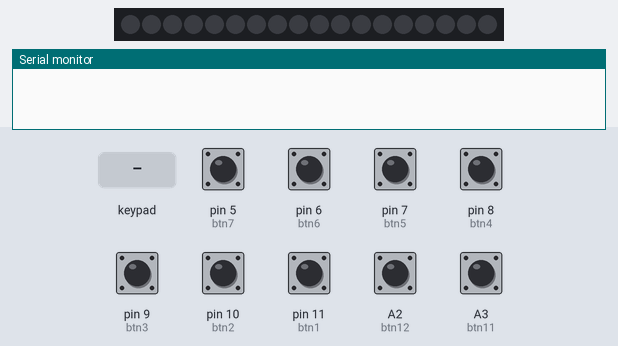
A sketch run on a simulated Arduino Mega 2560, built with avr-gcc and run on an emulated ATmega2560. Parts: 18 RGB LEDs in strip order, left to right, the last lines printed to the serial monitor. The inputs (shaded band) are chosen by the test bench; at power-on: A2 (btn12), A3 (btn11), pin 5 (btn7), pin 6 (btn6), pin 7 (btn5), pin 8 (btn4), pin 9 (btn3), pin 10 (btn2), pin 11 (btn1) HIGH. Dim RGB values are drawn brighter than linear.

Above: at 1.4 s.
1.5 s: pin 11 (btn1) pulled LOW for 0.15 s
At 1.51 s:
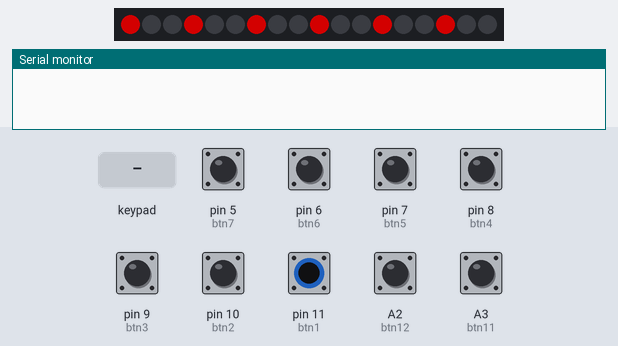
2.2 s: key '#' pressed
At 3.9 s:
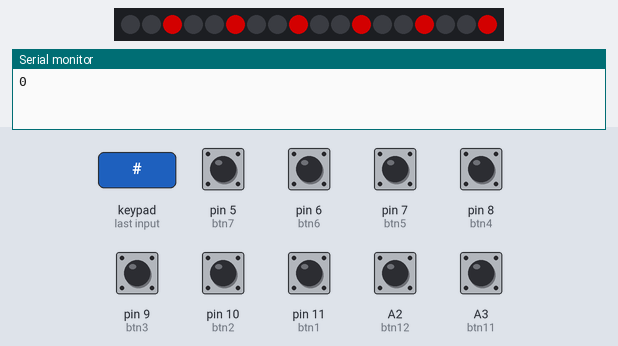
Timing chart, 0 to 5.4 s (numbered marks = the images above; inputs shaded):
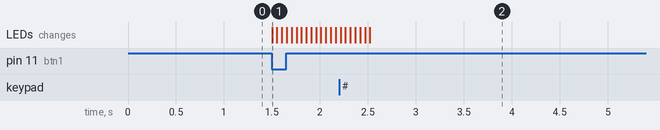

Measured:
- after the input at 1.5 s, the LEDs: change at once (image 1)

The sketch:

wic_piano.ino
```cpp
#include <Adafruit_NeoPixel.h>

/*
 Music Art Robot v1.0 (2012.May.30)
 ---------------------------------------------------------
 아두이노 + MIDI악기쉴드 이용한 DIY 건반악기 예제소스 (Arduino 1.0 호환)
 ---------------------------------------------------------
 http://RoboBob.co.kr
 ---------------------------------------------------------
 */
#include <Keypad.h>
#include <SoftwareSerial.h>

#define PIXEL_PIN    24    // Digital IO pin connected to the NeoPixels.
#define PIXEL_COUNT 18

#define btn1  11  // 버튼1의 아두이노 핀번호 정의
#define btn2  10  // 버튼2의 아두이노 핀번호 정의
#define btn3  9   // 버튼3의 아두이노 핀번호 정의
#define btn4  8   // 버튼4의 아두이노 핀번호 정의
#define btn5  7   // 버튼5의 아두이노 핀번호 정의
#define btn6  6   // 버튼6의 아두이노 핀번호 정의
#define btn7  5   // 버튼7의 아두이노 핀번호 정의
// 3:midi rx , 4:midi reset  아두이노 핀 3번 4번은 이미 사용중
#define btn8  2  // 버튼8의 아두이노 핀번호 정의
                  //(SoftSerial에서 Rx핀으로 선언되지만 재 세팅 후 버튼용으로 사용)

#define btn11 A3  // 버튼11의 아두이노 핀번호 정의
#define btn12 A2  // 버튼12의 아두이노 핀번호 정의
#define btn13 A1

#define defaultPatch 15 //악기 초기화 버튼 설정 악기번호

SoftwareSerial mySerial(2, 3); //SW시리얼핀 정의 D3이 MIDI신호 전송용,  D2는 미사용

byte note = 0; //The MIDI연주될 note(음계)
byte resetMIDI = 4; // VS1053 Reset용 핀
byte ledPin = 13; //MIDI 트래픽 표시용 LED

const byte ROWS = 4;
const byte COLS = 4;
byte value = 0;
char hexaKeys[ROWS][COLS] = {
  {'1', '2', '3', 'A'},
  {'4', '5', '6', 'B'},
  {'7', '8', '9', 'C'},
  {'*', '0', '#', 'D'}
};

byte rowPins[ROWS] = {14, 15, 16 ,17};
byte colPins[COLS] = {18, 19, 20, 21};

Keypad customKeypad= Keypad(makeKeymap(hexaKeys), rowPins, colPins, ROWS, COLS);

Adafruit_NeoPixel strip = Adafruit_NeoPixel(PIXEL_COUNT, PIXEL_PIN, NEO_GRB + NEO_KHZ800);
//bool oldState = t;

boolean bs1 = false;  // 버튼1의 현재상태(눌림 or 안눌림)
boolean bs2 = false;  // 이하, 위와 유사
boolean bs3 = false;
boolean bs4 = false;
boolean bs5 = false;
boolean bs6 = false;
boolean bs7 = false;
boolean bs8 = false;
boolean bs11 = false;
boolean bs12 = false;

boolean br1 =0;  // 버튼1 상태 확인용 입력값 임시저장용
boolean br2 =0;  // 이하, 위와 유사
boolean br3 =0;
boolean br4 =0;
boolean br5 =0;
boolean br6 =0;
boolean br7 =0;
boolean br8 =0;
boolean br11 =0;
boolean br12 =0;

int patch = 0; //악기 대응, 연주될 악기 종류 (0~127: 기본 128 가지 선택가능)

int bn1 = 60; //버튼1의  note(음계)  가령 "도"  0~127까지 지정가능 (정확한 음계 설정은 MIDI관련정보참고)
int bn2 = 62; //버튼2의  note(음계)  가령 "레"
int bn3 = 64; //버튼3의  note(음계)  가령 "미"
int bn4 = 65; //버튼4의  note(음계)  가령 "파"
int bn5 = 67; //버튼5의  note(음계)  가령 "솔"
int bn6 = 69; //버튼6의  note(음계)  가령 "라"
int bn7 = 71; //버튼7의  note(음계)  가령 "시"
int bn8 = 72; //버튼8의  note(음계)  가령 "도~"

byte byteData;

//cylinder
int ledPins[] = {24,25,26,27,28,29,30,31,32,33,34,35,36,37,38,39,40,41,42,43,44,45,46,47,48,49,50,51};
// Defines an array to store the pin numbers
// the pinMode() functions below.

int delayTime = 100; // to pause between LEDs
int velocity_music = 200;
//int sensorValue = 0;

void setup() {
  Serial.begin(9600);

  strip.begin();
  strip.show(); // Initialize all pixels to 'off'


  //미디컨트롤을 위한 소프트웨어 시리얼을 준비합니다.
  mySerial.begin(31250);
//  mySerial2.begin(57600);

  //VS1053를 초기화하고 사용할 준비를 합니다.
  pinMode(resetMIDI, OUTPUT);
  digitalWrite(resetMIDI, LOW);
  delay(100);
  digitalWrite(resetMIDI, HIGH);
  delay(100);

  pinMode( btn1, INPUT_PULLUP);      // 버튼1 입력용 핀모드를  입력모드로 전환
  digitalWrite( btn1, HIGH);  // 내부 PullUp 설정, 스위치의 나머지 한선은 GND에 물리면 됩니다.(초간단)

  pinMode( btn2, INPUT);      // 이하, 위와 유사
  digitalWrite( btn2, HIGH);

  pinMode( btn3, INPUT);
  digitalWrite( btn3, HIGH);
  pinMode( btn4, INPUT);
  digitalWrite( btn4, HIGH);
  pinMode( btn5, INPUT);
  digitalWrite( btn5, HIGH);
  pinMode( btn6, INPUT);
  digitalWrite( btn6, HIGH);
  pinMode( btn7, INPUT);
  digitalWrite( btn7, HIGH);
  pinMode( btn8, INPUT);
  digitalWrite( btn8, HIGH);
  pinMode( btn11, INPUT);
  digitalWrite( btn11, HIGH);
  pinMode( btn12, INPUT);
  digitalWrite( btn12, HIGH);

  //cylinder
  /*for(int j = 0; j < 28; j++){
    pinMode(ledPins[j],OUTPUT);
  }
  */
}

void loop() {

    br1 = digitalRead(btn1);
    br2 = digitalRead(btn2);
    br3 = digitalRead(btn3);
    br4 = digitalRead(btn4);
    br5 = digitalRead(btn5);
    br6 = digitalRead(btn6);
    br7 = digitalRead(btn7);
    br8 = digitalRead(btn8);
    br11 = digitalRead(btn11);
    br12 = digitalRead(btn12);
    //sensorValue = analogRead(btn8);

    //bool newState = digitalRead(btn1);
  // Set the last button state to the old state.
//   oldState = newState;

   if( !bs1 && !br1 ){
     noteOn(0, bn1,velocity_music);
     theaterChecker();
     //theaterChase(strip.Color(127, 0, 0), 50);
     bs1 = true;
   }else if(bs1 && br1){
     noteOff(0, bn1,0);
     //theaterChase(strip.Color(0, 0, 0), 50);
     bs1 = false;
   }

   if( !bs2 && !br2 ){
     noteOn(0, bn2,velocity_music);
     bs2 = true;
   }else if(bs2 && br2){
     noteOff(0, bn2,0);

     bs2 = false;
   }
   if( !bs3 && !br3 ){
     noteOn(0, bn3,velocity_music);
     bs3 = true;
   }else if(bs3 && br3){
     noteOff(0, bn3,0);
     bs3 = false;
   }
   if( !bs4 && !br4 ){
     noteOn(0, bn4, velocity_music);
     bs4 = true;
   }else if(bs4 && br4){
     noteOff(0, bn4,0);
     bs4 = false;
   }
   if( !bs5 && !br5 ){
     noteOn(0, bn5,velocity_music);
     bs5 = true;
   }else if(bs5 && br5){
     noteOff(0, bn5,0);
     bs5 = false;
   }
   if( !bs6 && !br6 ){
     noteOn(0, bn6,velocity_music);
     bs6 = true;
   }else if(bs6 && br6){
     noteOff(0, bn6,0);
     bs6 = false;
   }
   if( !bs7 && !br7 ){
     noteOn(0, bn7,velocity_music);
     bs7 = true;
   }else if(bs7 && br7){
     noteOff(0, bn7,0);
     bs7 = false;
   }

   /*if(sensorValue >= 10 && sensorValue < 20){
     noteOn(0, bn8, velocity_music);
   }
   else{
     noteOff(0, bn8, 0);
   }
   */


   if( !bs8 && !br8 ){
     noteOn(0, bn8,velocity_music);
     bs8 = true;
   }else if(bs8 && br8){
     noteOff(0, bn8,0);
     bs8 = false;
   }

   char customKey = customKeypad.getKey();
   if (customKey != NO_KEY){
      if ( (customKey >= '0') && (customKey<= '9') )
      {
       patch = patch *10;
       patch = patch + customKey -'0';
      }
      if (customKey == '#' )
      {

        if(patch < 128 && patch >= 0)
        {
         //do stuff with value
         //for demonstration purposes, for now we'll just print it
         talkMIDI(0xc0, patch, 0);
         Serial.println(patch);
        }
        patch=0;//Now reset ready for next input
        for(int index = 0; index <= 27; index = ++index)
        // step through the LEDs, from 0 to 7
        {
          digitalWrite(ledPins[index], HIGH);  // turn LED on
        }
          delay(1000);
        for(int index = 0; index <= 27; index = ++index)
        // step through the LEDs, from 0 to 7
        {
          digitalWrite(ledPins[index], LOW);
        }


       }

    }
   if( !bs11 && !br11 ){
     //bank 0x78(drum)
     talkMIDI(0xb0, 0, 0x78);
     talkMIDI(0xb0,20, 0);
     talkMIDI(0xc0, patch, 0);
     bs11 = true;
   }else if(bs11 && br11){
     bs11 = false;
   }

   if( !bs12 && !br12 ){
     //bank MSB 0, default instruments
     patch = defaultPatch;
     talkMIDI(0xb0, 0, 0);
     talkMIDI(0xb0,20, 0);
     talkMIDI(0xc0, patch, 0);
     bs12 = true;
   }else if(bs12 && br12){
     bs12 = false;
   }


  //*************** MIDI LOOPBACK ******************//
  if(Serial.available() > 0)
  {
    byteData =  Serial.read();
    mySerial.write( byteData);
  }

//oneAfterAnother();  // Light up all the LEDs in turn
  //oneOnAtATime(); // Turn on one LED at a time
// pingPong();  // change direction
  //marquee(); // Chase lights3
 //randomLED();  // Blink LEDs randomly
//  midiLED();


}

//노트 온 미디 메세지를 송출합니다. 버튼이 눌린상태와 같습니다.
//채널 범위는 0-15 입니다.
void noteOn(byte channel, byte note, byte attack_velocity) {
  talkMIDI( (0x90 | channel), note, attack_velocity);
}

//노트 오프 미디 메세지를 송출합니다. 버튼이 눌리지 않은 상태와 같습니다.
void noteOff(byte channel, byte note, byte release_velocity) {
  talkMIDI( (0x80 | channel), note, release_velocity);
}


void talkMIDI(byte cmd, byte data1, byte data2) {
  digitalWrite(ledPin, HIGH);
  mySerial.write(cmd );
  mySerial.write(data1 );

  //모든 명령은 1바이트를 지니며, 모든 cmds는   0xBn보다  2 데이터 바이트를 덜 지닙니다.
  //(sort of: http://253.ccarh.org/handout/midiprotocol/)
  if( (cmd & 0xF0) <= 0xB0)
    mySerial.write(data2 );

  digitalWrite(ledPin, LOW);
}

void theaterChecker(){
  int index, i;
  //BUTTON PRESSED
  int buttonarray[] = {11,10,9,8,7,6,5,2};
  /*for(i = 0; i < 8; i++){
    if(digitalRead(buttonarray[i]) == 0){
      theaterChase(strip.Color(127, 0, 0), 50);
    }
    */
  if(digitalRead(buttonarray[0]) == 0){

    theaterChase(strip.Color(127, 0, 0), 50);
  }

  /*else{
    theaterChase(strip.Color(127, 127, 127), 50);
  }
  */
}

//Theatre-style crawling lights.
void theaterChase(uint32_t c, uint8_t wait) {
  for (int j=0; j< 7; j++) {  //do 10 cycles of chasing
    for (int q=0; q < 3; q++) {
      for (int i=0; i < strip.numPixels(); i=i+3) {
        strip.setPixelColor(i+q, c);    //turn every third pixel on
      }
      strip.show();
      delay(wait);
      for (int i=0; i < strip.numPixels(); i=i+3) {
        strip.setPixelColor(i+q, 0);        //turn every third pixel off
      }
    }
  }
}
```
